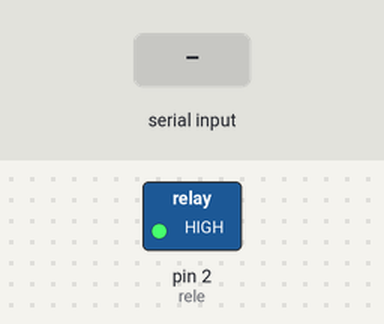
Simulated run of this sketch. Board: Arduino Uno, built with avr-gcc and run on an emulated ATmega328P. Parts: switched loads named in the sketch (green lamp = pin HIGH). The test bench sets the inputs (shaded band).

Above: at 1.2 s.
1.3 s: "l" received over Serial
At 1.6 s:
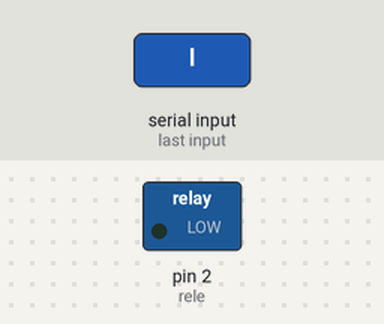
2.8 s: "d" received over Serial
At 4.0 s:
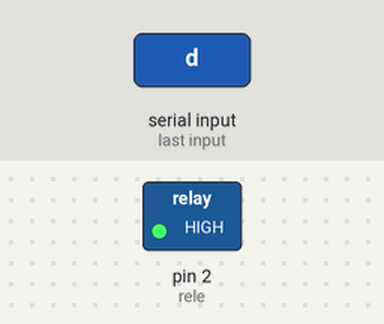
Timing chart, 0 to 5.8 s (numbered marks = the images above; inputs shaded):
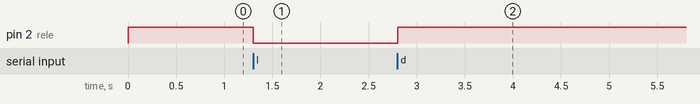

Measured:
- after the input at 1.3 s, pin 2 (rele): HIGH → LOW at once
- after the input at 2.8 s, pin 2 (rele): LOW → HIGH at once

The sketch:

rele.ino
```cpp
int rele = 2;
char tecla;

void setup() {
  Serial.begin(9600);
  pinMode(rele, OUTPUT);
  digitalWrite(rele, HIGH);
}

void loop() {
  tecla = Serial.read();
  if (tecla == 'l') {
    digitalWrite(rele, LOW);
  }

  if (tecla == 'd') {
    digitalWrite(rele, HIGH);
  }

  delay(10);
}
```
